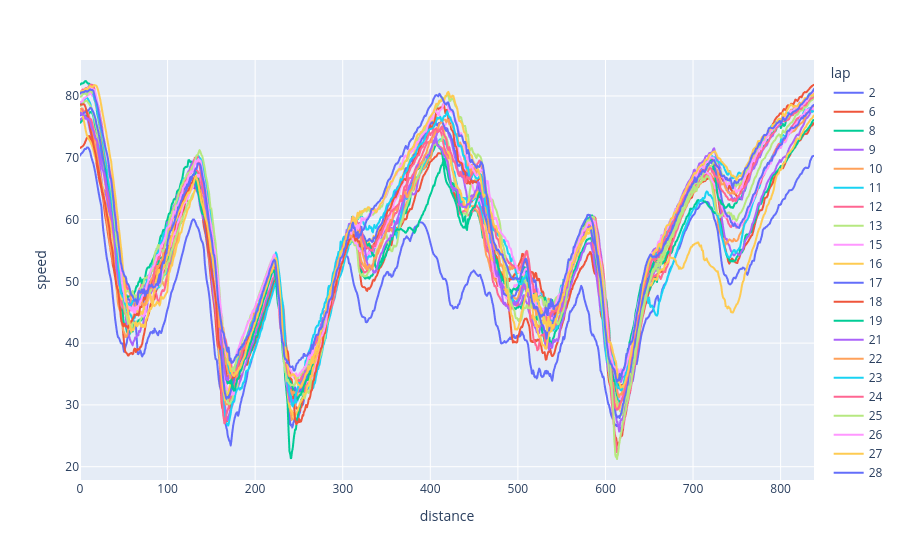

Notebook code for this chart:
### Code cell
px.line(
    delta_by_lap.assign(speed=lambda d: d["speed"] * 3.6),
    x="distance",
    y="speed",
    color="lap",
)

### Figure 1 — Plotly figure (JSON) as saved in the notebook; plotly's stock layout.template omitted (floating-point values rounded to 4 significant figures; data arrays with more than 128 entries replaced by an {"elided": "..."} marker saying what was removed)
{"data": [{"hovertemplate": "lap=2<br>distance=%{x}<br>speed=%{y}<extra></extra>", "legendgroup": "2", "line": {"color": "#636efa", "dash": "solid"}, "marker": {"symbol": "circle"}, "mode": "lines", "name": "2", "showlegend": true, "type": "scattergl", "x": {"elided": "999 float values"}, "xaxis": "x", "y": {"elided": "999 float values"}, "yaxis": "y"}, {"hovertemplate": "lap=6<br>distance=%{x}<br>speed=%{y}<extra></extra>", "legendgroup": "6", "line": {"color": "#EF553B", "dash": "solid"}, "marker": {"symbol": "circle"}, "mode": "lines", "name": "6", "showlegend": true, "type": "scattergl", "x": {"elided": "999 float values"}, "xaxis": "x", "y": {"elided": "999 float values"}, "yaxis": "y"}, {"hovertemplate": "lap=8<br>distance=%{x}<br>speed=%{y}<extra></extra>", "legendgroup": "8", "line": {"color": "#00cc96", "dash": "solid"}, "marker": {"symbol": "circle"}, "mode": "lines", "name": "8", "showlegend": true, "type": "scattergl", "x": {"elided": "999 float values"}, "xaxis": "x", "y": {"elided": "999 float values"}, "yaxis": "y"}, {"hovertemplate": "lap=9<br>distance=%{x}<br>speed=%{y}<extra></extra>", "legendgroup": "9", "line": {"color": "#ab63fa", "dash": "solid"}, "marker": {"symbol": "circle"}, "mode": "lines", "name": "9", "showlegend": true, "type": "scattergl", "x": {"elided": "999 float values"}, "xaxis": "x", "y": {"elided": "999 float values"}, "yaxis": "y"}, {"hovertemplate": "lap=10<br>distance=%{x}<br>speed=%{y}<extra></extra>", "legendgroup": "10", "line": {"color": "#FFA15A", "dash": "solid"}, "marker": {"symbol": "circle"}, "mode": "lines", "name": "10", "showlegend": true, "type": "scattergl", "x": {"elided": "999 float values"}, "xaxis": "x", "y": {"elided": "999 float values"}, "yaxis": "y"}, {"hovertemplate": "lap=11<br>distance=%{x}<br>speed=%{y}<extra></extra>", "legendgroup": "11", "line": {"color": "#19d3f3", "dash": "solid"}, "marker": {"symbol": "circle"}, "mode": "lines", "name": "11", "showlegend": true, "type": "scattergl", "x": {"elided": "999 float values"}, "xaxis": "x", "y": {"elided": "999 float values"}, "yaxis": "y"}, {"hovertemplate": "lap=12<br>distance=%{x}<br>speed=%{y}<extra></extra>", "legendgroup": "12", "line": {"color": "#FF6692", "dash": "solid"}, "marker": {"symbol": "circle"}, "mode": "lines", "name": "12", "showlegend": true, "type": "scattergl", "x": {"elided": "999 float values"}, "xaxis": "x", "y": {"elided": "999 float values"}, "yaxis": "y"}, {"hovertemplate": "lap=13<br>distance=%{x}<br>speed=%{y}<extra></extra>", "legendgroup": "13", "line": {"color": "#B6E880", "dash": "solid"}, "marker": {"symbol": "circle"}, "mode": "lines", "name": "13", "showlegend": true, "type": "scattergl", "x": {"elided": "999 float values"}, "xaxis": "x", "y": {"elided": "999 float values"}, "yaxis": "y"}, {"hovertemplate": "lap=15<br>distance=%{x}<br>speed=%{y}<extra></extra>", "legendgroup": "15", "line": {"color": "#FF97FF", "dash": "solid"}, "marker": {"symbol": "circle"}, "mode": "lines", "name": "15", "showlegend": true, "type": "scattergl", "x": {"elided": "999 float values"}, "xaxis": "x", "y": {"elided": "999 float values"}, "yaxis": "y"}, {"hovertemplate": "lap=16<br>distance=%{x}<br>speed=%{y}<extra></extra>", "legendgroup": "16", "line": {"color": "#FECB52", "dash": "solid"}, "marker": {"symbol": "circle"}, "mode": "lines", "name": "16", "showlegend": true, "type": "scattergl", "x": {"elided": "999 float values"}, "xaxis": "x", "y": {"elided": "999 float values"}, "yaxis": "y"}, {"hovertemplate": "lap=17<br>distance=%{x}<br>speed=%{y}<extra></extra>", "legendgroup": "17", "line": {"color": "#636efa", "dash": "solid"}, "marker": {"symbol": "circle"}, "mode": "lines", "name": "17", "showlegend": true, "type": "scattergl", "x": {"elided": "999 float values"}, "xaxis": "x", "y": {"elided": "999 float values"}, "yaxis": "y"}, {"hovertemplate": "lap=18<br>distance=%{x}<br>speed=%{y}<extra></extra>", "legendgroup": "18", "line": {"color": "#EF553B", "dash": "solid"}, "marker": {"symbol": "circle"}, "mode": "lines", "name": "18", "showlegend": true, "type": "scattergl", "x": {"elided": "999 float values"}, "xaxis": "x", "y": {"elided": "999 float values"}, "yaxis": "y"}, {"hovertemplate": "lap=19<br>distance=%{x}<br>speed=%{y}<extra></extra>", "legendgroup": "19", "line": {"color": "#00cc96", "dash": "solid"}, "marker": {"symbol": "circle"}, "mode": "lines", "name": "19", "showlegend": true, "type": "scattergl", "x": {"elided": "999 float values"}, "xaxis": "x", "y": {"elided": "999 float values"}, "yaxis": "y"}, {"hovertemplate": "lap=21<br>distance=%{x}<br>speed=%{y}<extra></extra>", "legendgroup": "21", "line": {"color": "#ab63fa", "dash": "solid"}, "marker": {"symbol": "circle"}, "mode": "lines", "name": "21", "showlegend": true, "type": "scattergl", "x": {"elided": "999 float values"}, "xaxis": "x", "y": {"elided": "999 float values"}, "yaxis": "y"}, {"hovertemplate": "lap=22<br>distance=%{x}<br>speed=%{y}<extra></extra>", "legendgroup": "22", "line": {"color": "#FFA15A", "dash": "solid"}, "marker": {"symbol": "circle"}, "mode": "lines", "name": "22", "showlegend": true, "type": "scattergl", "x": {"elided": "999 float values"}, "xaxis": "x", "y": {"elided": "999 float values"}, "yaxis": "y"}, {"hovertemplate": "lap=23<br>distance=%{x}<br>speed=%{y}<extra></extra>", "legendgroup": "23", "line": {"color": "#19d3f3", "dash": "solid"}, "marker": {"symbol": "circle"}, "mode": "lines", "name": "23", "showlegend": true, "type": "scattergl", "x": {"elided": "999 float values"}, "xaxis": "x", "y": {"elided": "999 float values"}, "yaxis": "y"}, {"hovertemplate": "lap=24<br>distance=%{x}<br>speed=%{y}<extra></extra>", "legendgroup": "24", "line": {"color": "#FF6692", "dash": "solid"}, "marker": {"symbol": "circle"}, "mode": "lines", "name": "24", "showlegend": true, "type": "scattergl", "x": {"elided": "999 float values"}, "xaxis": "x", "y": {"elided": "999 float values"}, "yaxis": "y"}, {"hovertemplate": "lap=25<br>distance=%{x}<br>speed=%{y}<extra></extra>", "legendgroup": "25", "line": {"color": "#B6E880", "dash": "solid"}, "marker": {"symbol": "circle"}, "mode": "lines", "name": "25", "showlegend": true, "type": "scattergl", "x": {"elided": "999 float values"}, "xaxis": "x", "y": {"elided": "999 float values"}, "yaxis": "y"}, {"hovertemplate": "lap=26<br>distance=%{x}<br>speed=%{y}<extra></extra>", "legendgroup": "26", "line": {"color": "#FF97FF", "dash": "solid"}, "marker": {"symbol": "circle"}, "mode": "lines", "name": "26", "showlegend": true, "type": "scattergl", "x": {"elided": "999 float values"}, "xaxis": "x", "y": {"elided": "999 float values"}, "yaxis": "y"}, {"hovertemplate": "lap=27<br>distance=%{x}<br>speed=%{y}<extra></extra>", "legendgroup": "27", "line": {"color": "#FECB52", "dash": "solid"}, "marker": {"symbol": "circle"}, "mode": "lines", "name": "27", "showlegend": true, "type": "scattergl", "x": {"elided": "999 float values"}, "xaxis": "x", "y": {"elided": "999 float values"}, "yaxis": "y"}, {"hovertemplate": "lap=28<br>distance=%{x}<br>speed=%{y}<extra></extra>", "legendgroup": "28", "line": {"color": "#636efa", "dash": "solid"}, "marker": {"symbol": "circle"}, "mode": "lines", "name": "28", "showlegend": true, "type": "scattergl", "x": {"elided": "999 float values"}, "xaxis": "x", "y": {"elided": "999 float values"}, "yaxis": "y"}], "layout": {"legend": {"title": {"text": "lap"}, "tracegroupgap": 0}, "margin": {"t": 60}, "xaxis": {"anchor": "y", "domain": [0, 1], "title": {"text": "distance"}}, "yaxis": {"anchor": "x", "domain": [0, 1], "title": {"text": "speed"}}}}
